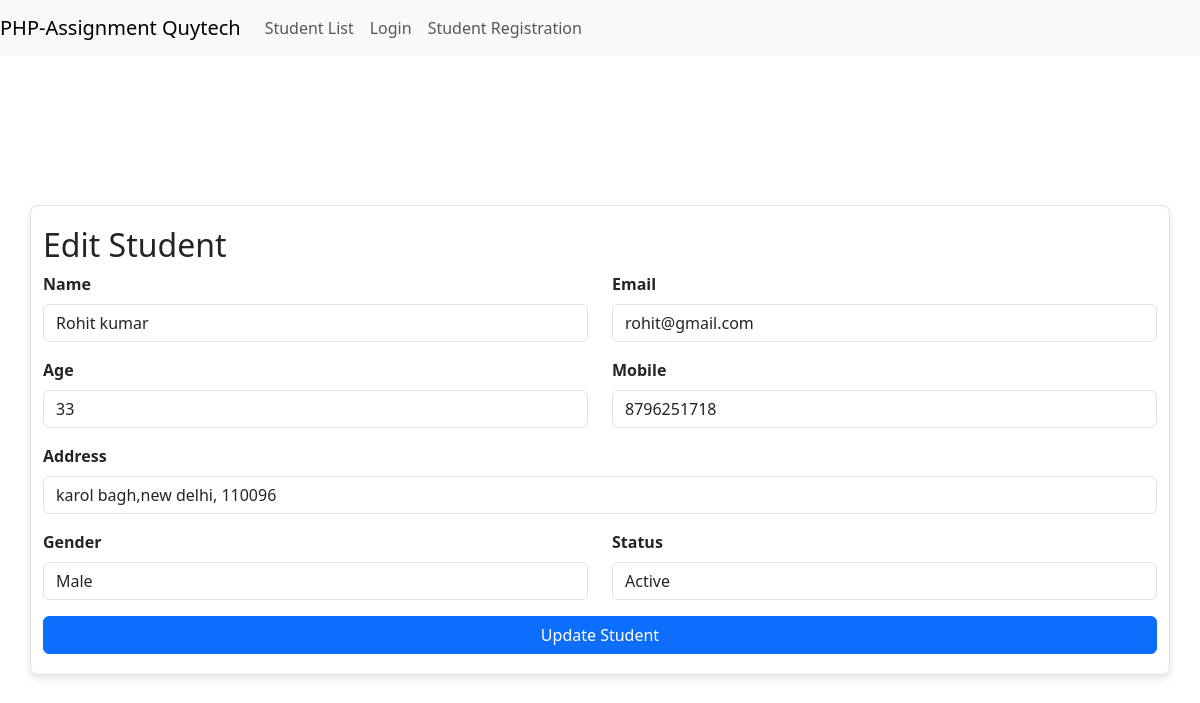
The page /edit_student.php?id=4 on the database its author committed.
### tables this page shows
CREATE TABLE `students` (
  `id` int(11) NOT NULL,
  `name` varchar(255) NOT NULL,
  `age` int(11) NOT NULL,
  `mobile` varchar(15) NOT NULL,
  `email` varchar(255) NOT NULL,
  `gender` varchar(10) NOT NULL,
  `address` varchar(255) NOT NULL,
  `status` varchar(50) NOT NULL
);

### edit_student.php (the view, shortened to what this page needs)
<?php
include 'header.php';
include 'navbar.php';
include 'database.php';
$id = $_GET['id'];
$result = $conn->query("SELECT * FROM students WHERE id = $id");
$currentStudent = $result->fetch_assoc();
?>
<div class="container" style="margin-top: 100px;">
    <h2>Edit Student</h2>
    <form method="POST">
        <div class="row mb-3">
            <div class="col-md-6">
                <label for="name" class="form-label">Name</label>
                <input type="text" class="form-control" id="name" name="name" value="<?php echo $currentStudent['name']; ?>" required>
            </div>
            <div class="col-md-6">
                <label for="email" class="form-label">Email</label>
                <input type="email" class="form-control" id="email" name="email" value="<?php echo $currentStudent['email']; ?>" required>
            </div>
        </div>
        <div class="row mb-3">
            <div class="col-md-6">
                <label for="age" class="form-label">Age</label>
                <input type="number" class="form-control" id="age" name="age" value="<?php echo $currentStudent['age']; ?>" required>
            </div>
            <div class="col-md-6">
                <label for="mobile" class="form-label">Mobile</label>
                <input type="text" class="form-control" id="mobile" name="mobile" value="<?php echo $currentStudent['mobile']; ?>" required>
            </div>
        </div>
        <div class="mb-3">
            <label for="address" class="form-label">Address</label>
            <input type="text" class="form-control" id="address" name="address" value="<?php echo $currentStudent['address']; ?>" required>
        </div>
        <div class="row mb-3">
            <div class="col-md-6">
                <label for="gender" class="form-label">Gender</label>
                <select class="form-control" id="gender" name="gender" required>
                    <option value="Male" <?php echo $currentStudent['gender'] == 'Male' ? 'selected' : ''; ?>>Male</option>
                </select>
            </div>
            <div class="col-md-6">
                <label for="status" class="form-label">Status</label>
                <select class="form-control" id="status" name="status" required>
                    <option value="Active" <?php echo $currentStudent['status'] == 'Active' ? 'selected' : ''; ?>>Active</option>
                </select>
            </div>
        </div>
        <button type="submit" class="btn btn-primary">Update Student</button>
    </form>
</div>
<?php include 'footer.php'; ?>

### css/styles.css (style rules this page uses)
body { margin: 0; padding: 0; font-family: Arial, sans-serif; background-color: #f8f9fa; display: flex; justify-content: center; align-items: center; height: 100vh; }
.container { width: 100%; max-width: 400px; margin: 20px; padding: 20px; background-color: #ffffff; border: 1px solid #dee2e6; border-radius: 8px; box-shadow: 0 4px 8px rgba(0, 0, 0, 0.1); }
.mb-3 { margin-bottom: 1rem; }
.form-control { width: 100%; border: 1px solid #ced4da; border-radius: 4px; display: block; box-sizing: border-box; }
label { font-weight: bold; }
button { width: 100%; padding: 10px; background-color: #007bff; border: none; color: white; border-radius: 4px; cursor: pointer; }

### rows shown on the page
students: name "Rohit kumar", email "rohit@gmail.com", age "33", mobile "8796251718", address "karol bagh,new delhi, 110096", gender "Male", status "Active"
